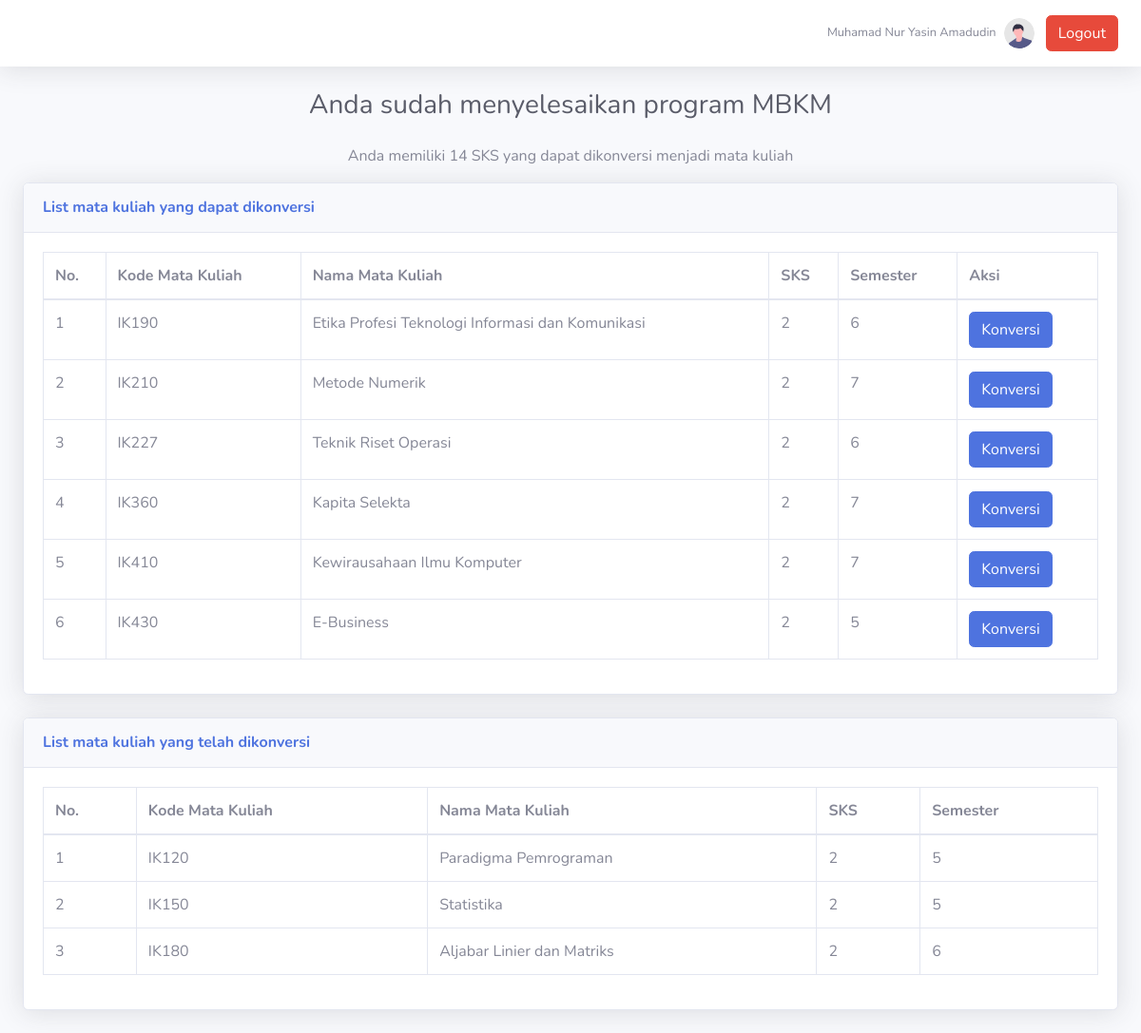
/selesai.php?id=2100137, run on the app's committed database.
### tables this page shows
CREATE TABLE `tmahasiswa` (
  `nip` varchar(20) NOT NULL,
  `nim` varchar(10) NOT NULL,
  `nama_mahasiswa` varchar(50) NOT NULL,
  `prodi` varchar(50) NOT NULL,
  `email_mahasiswa` varchar(50) NOT NULL,
  `semester_mahasiswa` int(11) NOT NULL,
  `sks_akumulatif` int(11) DEFAULT 0,
  `sks_sisa_konversi` int(11) DEFAULT 0,
  `sks_dalam_univ` int(11) DEFAULT 20,
  `sks_luar_univ` int(11) DEFAULT 40,
  `ipk_mahasiswa` float NOT NULL,
  `status_mahasiswa` varchar(25) DEFAULT 'belum berpartisipasi'
);

CREATE TABLE `tmatkul` (
  `kode_mk` varchar(10) NOT NULL,
  `nama_mk` varchar(50) NOT NULL,
  `sks_mk` int(11) NOT NULL,
  `semester_mk` int(11) NOT NULL
);

CREATE TABLE `kontrakmatkul` (
  `kode_mk` varchar(10) NOT NULL,
  `nim` varchar(10) NOT NULL,
  `tipe` varchar(10) DEFAULT NULL,
  `id_kontrakmatkul` int(11) NOT NULL,
  `sem_kontrak` int(11) NOT NULL
);

### selesai.php (the view, shortened to what this page needs)
<?php
if(isset($_GET["id"]) && !empty(trim($_GET["id"]))){
    $id = trim($_GET["id"]);
    require_once "config.php";
    $sql = "SELECT * FROM tmahasiswa WHERE nim = ?";
    if($stmt = mysqli_prepare($link, $sql)){
        mysqli_stmt_bind_param($stmt, "s", $param_nim);
        if(mysqli_stmt_execute($stmt)){
            $result = mysqli_stmt_get_result($stmt);
            if(mysqli_num_rows($result) == 1){
                $row = mysqli_fetch_array($result, MYSQLI_ASSOC);
                $nama_mahasiswa = $row["nama_mahasiswa"];
                $sks_sisa_konversi = $row["sks_sisa_konversi"];
            } else{
                echo "Oops! Something went wrong. Please try again later.";
            }
        } else{
            echo "Oops! Something went wrong. Please try again later.";
        }
    }
}
?>
<!DOCTYPE html>
<html lang="en">
<head>
    <link href="vendor/fontawesome-free/css/all.min.css" rel="stylesheet" type="text/css">
    <link href="css/sb-admin-2.min.css" rel="stylesheet">
</head>
<body id="page-top">
    <div id="wrapper">
        <div id="content-wrapper" class="d-flex flex-column">
            <div id="content">
                <nav class="navbar navbar-expand navbar-light bg-white topbar mb-4 static-top shadow">
                    <ul class="navbar-nav ml-auto">
                        <li class="nav-item dropdown no-arrow">
                            <a class="nav-link dropdown-toggle" href="#" id="userDropdown" role="button"
                                data-toggle="dropdown" aria-haspopup="true" aria-expanded="false">
                                <span class="mr-2 d-none d-lg-inline text-gray-600 small"><?= $nama_mahasiswa ?></span>
                                <img class="img-profile rounded-circle"
                                    src="img/undraw_profile.svg">
                            </a>
                        </li>
                        <li class="nav-item align-self-center">
                            <a href='logout.php' class='btn btn-danger mr-2'>Logout</a>
                        </li>
                    </ul>
                </nav>
                <div class="container-fluid text-center">
                    <h1 class="h3 mb-4 text-gray-800">Anda sudah menyelesaikan program MBKM</h1>
                    <p>Anda memiliki <?= $sks_sisa_konversi ?> SKS yang dapat dikonversi menjadi mata kuliah</p>
                    <div class="card shadow mb-4 text-left">
                        <div class="card-header py-3">
                            <h6 class="m-0 font-weight-bold text-primary">List mata kuliah yang dapat dikonversi</h6>
                        </div>
                        <div class="card-body">
                        <?php
                        require_once "config.php";
                        $sql = "SELECT * FROM tmatkul WHERE semester_mk > 4 AND kode_mk NOT IN (SELECT kode_mk FROM kontrakmatkul WHERE tipe = 'konversi' AND nim = ". $id .")";
                        if($result = mysqli_query($link, $sql)){
                            if(mysqli_num_rows($result) > 0){
                                echo '<div class="table-responsive">';
                                    echo '<table class="table table-bordered" id="dataTable" width="100%" cellspacing="0">';
                                        echo "<thead>";
                                            echo "<tr>";
                                                echo "<th>No.</th>";
                                                echo "<th>Kode Mata Kuliah</th>";
                                                echo "<th>Nama Mata Kuliah</th>";
                                                echo "<th>SKS</th>";
                                                echo "<th>Semester</th>";
                                                echo "<th>Aksi</th>";
                                            echo "</tr>";
                                        echo "</thead>";
                                        echo "<tbody>";
                                        $num = 1;
                                        while($row = mysqli_fetch_array($result)){
                                            echo "<tr>";
                                                echo "<td>" . $num++ . "</td>";
                                                echo "<td>" . $row['kode_mk'] . "</td>";
                                                echo "<td>" . $row['nama_mk'] . "</td>";
                                                echo "<td>" . $row['sks_mk'] . "</td>";
                                                echo "<td>" . $row['semester_mk'] . "</td>";
                                                echo "<td><a href='konversi.php?id=". $row["kode_mk"] ."' class='btn btn-primary btn-act'>Konversi</a></td>";
                                            echo "</tr>";
                                        }
                                        echo "</tbody>";
                                    echo "</table>";
                                echo '</div>';
                            } else{
                                echo '<div class="alert alert-danger"><em>List kosong</em></div>';
                            }
                        } else{
                            echo "Oops! Something went wrong. Please try again later.";
                        }
                        ?>
                        </div>
                    </div>
                    <div class="card shadow mb-4 text-left">
                        <div class="card-header py-3">
                            <h6 class="m-0 font-weight-bold text-primary">List mata kuliah yang telah dikonversi</h6>
                        </div>
                        <div class="card-body">
                        <?php
                        require_once "config.php";
                        $sql = "SELECT * FROM kontrakmatkul WHERE tipe = 'konversi' AND nim = ". $id;
                        if($result = mysqli_query($link, $sql)){
                            if(mysqli_num_rows($result) > 0){
                                echo '<div class="table-responsive">';
                                    echo '<table class="table table-bordered" id="dataTable" width="100%" cellspacing="0">';
                                        echo "<thead>";
                                            echo "<tr>";
                                                echo "<th>No.</th>";
                                                echo "<th>Kode Mata Kuliah</th>";
                                                echo "<th>Nama Mata Kuliah</th>";
                                                echo "<th>SKS</th>";
                                                echo "<th>Semester</th>";
                                            echo "</tr>";
                                        echo "</thead>";
                                        echo "<tbody>";
                                        $num = 1;
                                        while($row = mysqli_fetch_array($result)){
                                            $sql2 = "SELECT * FROM tmatkul WHERE kode_mk = ?";
                                            if($stmt2 = mysqli_prepare($link, $sql2)){
                                                mysqli_stmt_bind_param($stmt2, "s", $param_kode_mk);
                                                $param_kode_mk = $row["kode_mk"];
                                                if(mysqli_stmt_execute($stmt2)){
                                                    $result2 = mysqli_stmt_get_result($stmt2);
                                                    if(mysqli_num_rows($result2) == 1){
                                                        $row2 = mysqli_fetch_array($result2, MYSQLI_ASSOC);
                                                    }
                                                }
                                            }
                                            echo "<tr>";
                                                echo "<td>" . $num++ . "</td>";
                                                echo "<td>" . $row2['kode_mk'] . "</td>";
                                                echo "<td>" . $row2['nama_mk'] . "</td>";
                                                echo "<td>" . $row2['sks_mk'] . "</td>";
                                                echo "<td>" . $row2['semester_mk'] . "</td>";
                                            echo "</tr>";
                                        }
                                        echo "</tbody>";
                                    echo "</table>";
                                echo '</div>';
                            } else{
                                echo '<div class="alert alert-danger"><em>List kosong</em></div>';
                            }
                        } else{
                            echo "Oops! Something went wrong. Please try again later.";
                        }
                        ?>
                        </div>
                    </div>
                </div>
            </div>
        </div>
    </div>
</body>
</html>

### data on the page
tmahasiswa: nama_mahasiswa "Muhamad Nur Yasin Amadudin", sks_sisa_konversi "14"
tmatkul: kode_mk "IK190", nama_mk "Etika Profesi Teknologi Informasi dan Komunikasi", sks_mk "2", semester_mk "6"
tmatkul: kode_mk "IK210", nama_mk "Metode Numerik", sks_mk "2", semester_mk "7"
tmatkul: kode_mk "IK227", nama_mk "Teknik Riset Operasi", sks_mk "2", semester_mk "6"
tmatkul: kode_mk "IK360", nama_mk "Kapita Selekta", sks_mk "2", semester_mk "7"
tmatkul: kode_mk "IK410", nama_mk "Kewirausahaan Ilmu Komputer", sks_mk "2", semester_mk "7"
tmatkul: kode_mk "IK430", nama_mk "E-Business", sks_mk "2", semester_mk "5"
kontrakmatkul: kode_mk.kode_mk "IK120", kode_mk.nama_mk "Paradigma Pemrograman", kode_mk.sks_mk "2", kode_mk.semester_mk "5"
kontrakmatkul: kode_mk.kode_mk "IK150", kode_mk.nama_mk "Statistika", kode_mk.sks_mk "2", kode_mk.semester_mk "5"
kontrakmatkul: kode_mk.kode_mk "IK180", kode_mk.nama_mk "Aljabar Linier dan Matriks", kode_mk.sks_mk "2", kode_mk.semester_mk "6"
